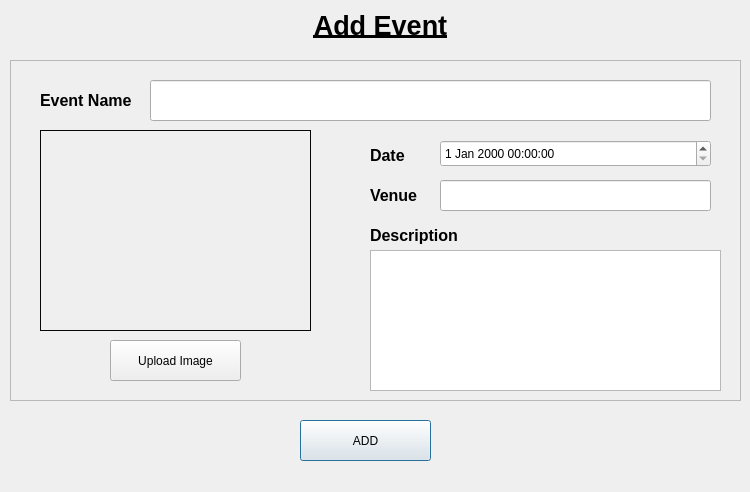
<?xml version="1.0" encoding="UTF-8"?>
<ui version="4.0">
 <class>addEvent</class>
 <widget class="QDialog" name="addEvent">
  <property name="geometry">
   <rect>
    <x>0</x>
    <y>0</y>
    <width>750</width>
    <height>492</height>
   </rect>
  </property>
  <property name="windowTitle">
   <string>Dialog</string>
  </property>
  <widget class="QPushButton" name="addButton">
   <property name="geometry">
    <rect>
     <x>300</x>
     <y>420</y>
     <width>131</width>
     <height>41</height>
    </rect>
   </property>
   <property name="text">
    <string>ADD</string>
   </property>
  </widget>
  <widget class="QLabel" name="title">
   <property name="geometry">
    <rect>
     <x>250</x>
     <y>0</y>
     <width>261</width>
     <height>51</height>
    </rect>
   </property>
   <property name="text">
    <string>&lt;html&gt;&lt;head/&gt;&lt;body&gt;&lt;p align=&quot;center&quot;&gt;&lt;span style=&quot; font-size:20pt; font-weight:600; text-decoration: underline;&quot;&gt;Add Event&lt;/span&gt;&lt;/p&gt;&lt;/body&gt;&lt;/html&gt;</string>
   </property>
  </widget>
  <widget class="QFrame" name="frame">
   <property name="geometry">
    <rect>
     <x>10</x>
     <y>60</y>
     <width>731</width>
     <height>341</height>
    </rect>
   </property>
   <property name="styleSheet">
    <string notr="true"/>
   </property>
   <property name="frameShape">
    <enum>QFrame::StyledPanel</enum>
   </property>
   <property name="frameShadow">
    <enum>QFrame::Raised</enum>
   </property>
   <widget class="QLabel" name="eventNameLabel">
    <property name="geometry">
     <rect>
      <x>30</x>
      <y>20</y>
      <width>101</width>
      <height>41</height>
     </rect>
    </property>
    <property name="text">
     <string>&lt;html&gt;&lt;head/&gt;&lt;body&gt;&lt;p&gt;&lt;span style=&quot; font-size:12pt; font-weight:600;&quot;&gt;Event Name&lt;/span&gt;&lt;/p&gt;&lt;/body&gt;&lt;/html&gt;</string>
    </property>
   </widget>
   <widget class="QLabel" name="dateLabel">
    <property name="geometry">
     <rect>
      <x>360</x>
      <y>80</y>
      <width>51</width>
      <height>31</height>
     </rect>
    </property>
    <property name="text">
     <string>&lt;html&gt;&lt;head/&gt;&lt;body&gt;&lt;p&gt;&lt;span style=&quot; font-size:12pt; font-weight:600;&quot;&gt;Date&lt;/span&gt;&lt;/p&gt;&lt;/body&gt;&lt;/html&gt;</string>
    </property>
   </widget>
   <widget class="QLabel" name="venueLabel">
    <property name="geometry">
     <rect>
      <x>360</x>
      <y>120</y>
      <width>51</width>
      <height>31</height>
     </rect>
    </property>
    <property name="text">
     <string>&lt;html&gt;&lt;head/&gt;&lt;body&gt;&lt;p&gt;&lt;span style=&quot; font-size:12pt; font-weight:600;&quot;&gt;Venue&lt;/span&gt;&lt;/p&gt;&lt;/body&gt;&lt;/html&gt;</string>
    </property>
   </widget>
   <widget class="QLineEdit" name="eventName">
    <property name="geometry">
     <rect>
      <x>140</x>
      <y>20</y>
      <width>561</width>
      <height>41</height>
     </rect>
    </property>
   </widget>
   <widget class="QDateTimeEdit" name="dateTimeEdit">
    <property name="geometry">
     <rect>
      <x>430</x>
      <y>80</y>
      <width>271</width>
      <height>27</height>
     </rect>
    </property>
   </widget>
   <widget class="QLineEdit" name="venue">
    <property name="geometry">
     <rect>
      <x>430</x>
      <y>120</y>
      <width>271</width>
      <height>31</height>
     </rect>
    </property>
   </widget>
   <widget class="QLabel" name="descriptionLabel">
    <property name="geometry">
     <rect>
      <x>360</x>
      <y>160</y>
      <width>101</width>
      <height>31</height>
     </rect>
    </property>
    <property name="text">
     <string>&lt;html&gt;&lt;head/&gt;&lt;body&gt;&lt;p&gt;&lt;span style=&quot; font-size:12pt; font-weight:600;&quot;&gt;Description&lt;/span&gt;&lt;/p&gt;&lt;/body&gt;&lt;/html&gt;</string>
    </property>
   </widget>
   <widget class="QPushButton" name="uploadImage">
    <property name="geometry">
     <rect>
      <x>100</x>
      <y>280</y>
      <width>131</width>
      <height>41</height>
     </rect>
    </property>
    <property name="text">
     <string>Upload Image</string>
    </property>
   </widget>
   <widget class="QWidget" name="widget" native="true">
    <property name="geometry">
     <rect>
      <x>30</x>
      <y>70</y>
      <width>271</width>
      <height>201</height>
     </rect>
    </property>
    <property name="autoFillBackground">
     <bool>false</bool>
    </property>
    <property name="styleSheet">
     <string notr="true">image: url(:/selectImage.png);
border-style:solid;
border-width:1px;
border-color: rgb(7, 7, 7);</string>
    </property>
   </widget>
   <widget class="QTextBrowser" name="description">
    <property name="geometry">
     <rect>
      <x>360</x>
      <y>190</y>
      <width>351</width>
      <height>141</height>
     </rect>
    </property>
    <property name="textInteractionFlags">
     <set>Qt::LinksAccessibleByKeyboard|Qt::LinksAccessibleByMouse|Qt::TextBrowserInteraction|Qt::TextEditable|Qt::TextSelectableByMouse</set>
    </property>
   </widget>
  </widget>
 </widget>
 <resources>
  <include location="../../../../Images/img.qrc"/>
 </resources>
 <connections/>
</ui>
